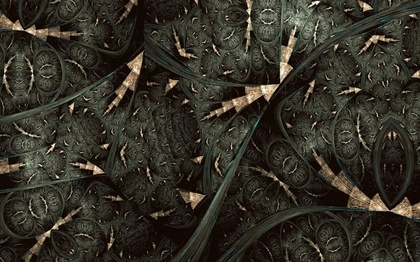
%> input picture assignment-3/shapes.jpg, 420 x 262 px, shrunk from 1024 x 640 before the run
$ octave Assignment_3_20200104046.m   (GNU Octave 9; MATLAB toolbox functions it lacks are replaced by stand-ins)
%> lines starting %> are read from the running program, lines starting %| are printed output that depends on the picture
I = imread('shapes.jpg');
%> I is the input picture: size 262x420x3 uint8; mean R, G, B 51.7, 47.8, 37.8
if size(I, 3) == 3
    I = rgb2gray(I);
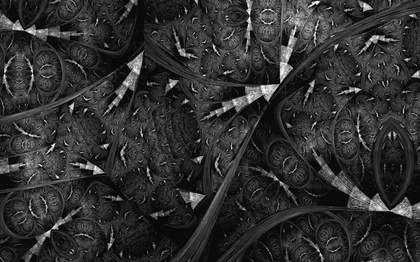
%> I: size 262x420 uint8; min 1, max 253, mean 47.8
end

sigma = input('Enter the value of sigma: ');
%> the answer given: 2

ID = 46;
rem = mod(ID, 4);

if rem == 0
    kernel_size = 3;
elseif rem == 1
    kernel_size = 5;
elseif rem == 2
    kernel_size = 7;
elseif rem == 5
    kernel_size = 11;
end

half_size = (kernel_size - 1) / 2;
x = zeros(kernel_size, kernel_size);
y = zeros(kernel_size, kernel_size);

for i = 1:kernel_size
    for j = 1:kernel_size
        y(i, j) = (i - 1) - half_size;
        x(i, j) = (j - 1) - half_size;
    end
end

kernel = (1 / (2 * pi * sigma^2)) * exp(-(x.^2 + y.^2) / (2 * sigma^2));
kernel = kernel / sum(kernel(:));

% padding
padded_img = zeros(size(I) + 2 * half_size);
padded_img(half_size + 1:end - half_size, half_size + 1:end - half_size) = double(I);
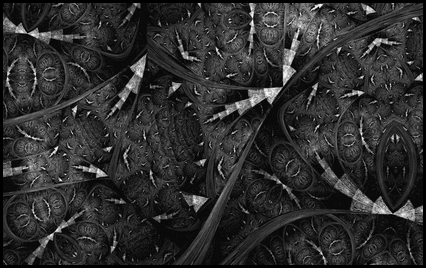
%> padded_img: size 268x426 double; min 0, max 253, mean 46.1

filtered_img = zeros(size(I));

[rows, cols] = size(I);
%> rows = 262; cols = 420
for i = 1:rows
    for j = 1:cols
        region = double(padded_img(i:i+kernel_size-1, j:j+kernel_size-1));
        filtered_img(i, j) = sum(sum(region .* kernel));
    end
end
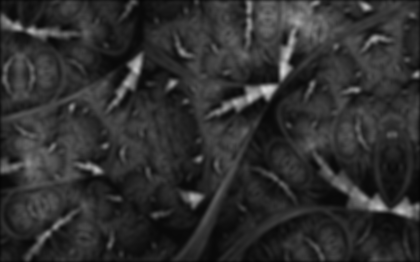
%> filtered_img: size 262x420 double; min 5.58, max 213.5, mean 47.5

figure;
subplot(1, 2, 1)
imshow(I)
title('Original Image');

subplot(1, 2, 2)
imshow(uint8(filtered_img))
title('Filtered Image');

imwrite(I, 'original_image.png');
imwrite(uint8(filtered_img), 'filtered_image.png');
